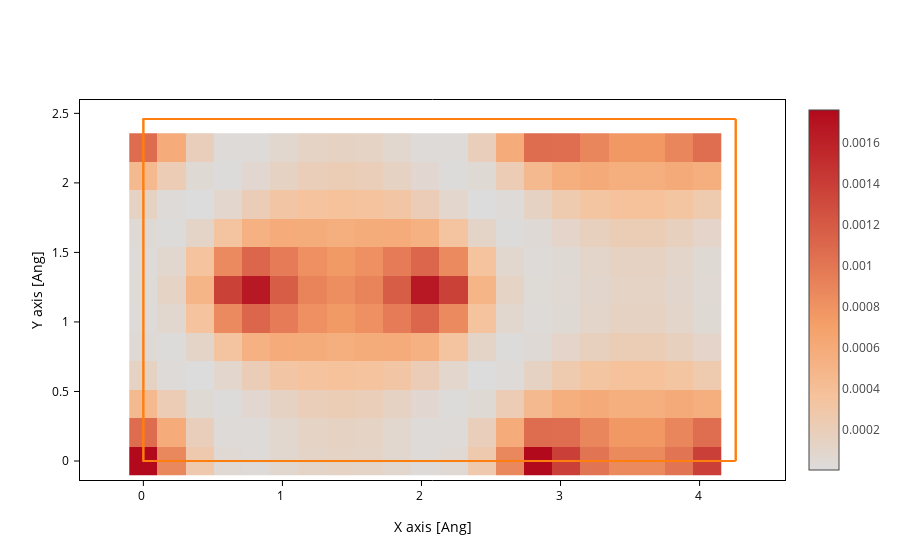

Notebook cell for this chart:
### Markdown cell above
## Grid precision

The wavefunction is projected in a grid, and how fine that grid is will determine the resolution. You can control this with the `grid_prec` setting, which accepts the **grid precision in Angstrom**. Let's check the difference in 2D, where it will be best appreciated:

### Code cell
plot.update_inputs(axes="xy", transforms=["square"])  # by default grid_prec is 0.2 Ang

### Figure 1 — Plotly figure (JSON) as saved in the notebook; plotly's stock layout.template omitted (floating-point values rounded to 4 significant figures; data arrays with more than 128 entries replaced by an {"elided": "..."} marker saying what was removed)
{"data": [{"coloraxis": "coloraxis", "meta": {}, "opacity": 1, "type": "heatmap", "x": [0.0, 0.2029, 0.4057, 0.6086, 0.8114, 1.014, 1.217, 1.42, 1.623, 1.826, 2.029, 2.231, 2.434, 2.637, 2.84, 3.043, 3.246, 3.449, 3.651, 3.854, 4.057], "y": [0.0, 0.205, 0.4099, 0.6149, 0.8198, 1.025, 1.23, 1.435, 1.64, 1.845, 2.05, 2.255], "z": {"elided": "12x21 float values"}, "zsmooth": false}, {"meta": {}, "mode": "lines", "name": "Unit cell", "type": "scatter", "x": [0.0, 0.0, 4.26, 4.26, 0.0, 0.0, NaN, 0.0, 0.0, 0.0, 4.26, 4.26, 0.0, NaN, 4.26, 4.26, NaN, 4.26, 4.26], "y": [0.0, 2.46, 2.46, 2.46, 2.46, 2.46, NaN, 2.46, 0.0, 0.0, 0.0, 0.0, 0.0, NaN, 2.46, 0.0, NaN, 2.46, 0.0]}], "layout": {"coloraxis": {"showscale": true}, "scene": {"aspectmode": "data", "xaxis": {"title": {"text": "X axis [Ang]"}}, "yaxis": {"title": {"text": "Y axis [Ang]"}}}, "xaxis": {"scaleanchor": "y", "scaleratio": 1, "title": {"text": "X axis [Ang]"}}, "yaxis": {"title": {"text": "Y axis [Ang]"}}}}
